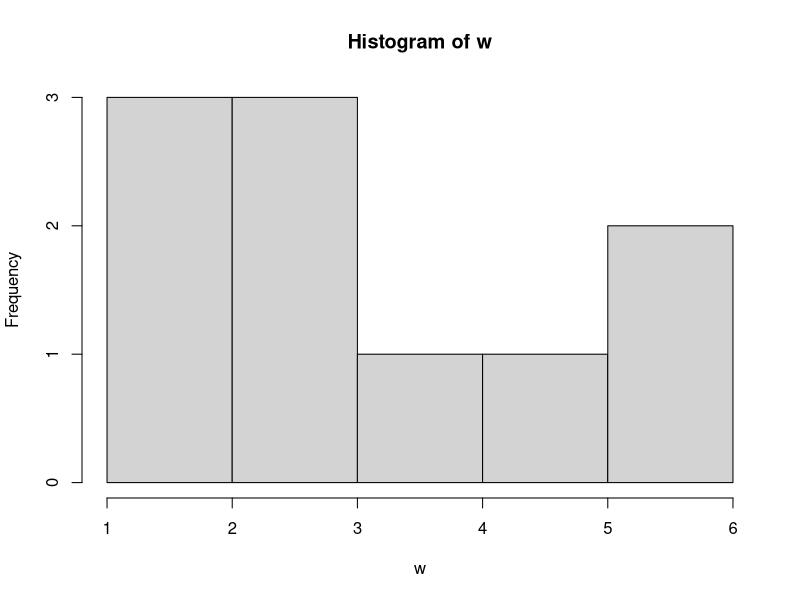

The R source for this figure:
## ---- chunk 1
knitr::opts_chunk$set(message=FALSE,warning=FALSE, cache=TRUE)
## ---- chunk 2
help(sum)
## ---- chunk 3
?sum
## ---- chunk 4
A<-"H"
is(A, "character")
## ---- chunk 5
A<-"hello"
dir(A)
## ---- chunk 6
save

## ---- chunk 7
A<-c(1,2,3)
B<-c(5,6,7)
data(A,B)
## ---- chunk 8
A<-1
B<-2
print(sum(A,B))

## ---- chunk 9
V<-c(1,2,3)
V
## ---- chunk 10
T<-(2:8)
T
## ---- chunk 11
Y<-c(2:10)
seq(Y)
## ---- chunk 12
U<-c(2,3,4,5)
rep(U[2])
## ---- chunk 13
d<-c(2,7,10,1,3)
which.max(d)
## ---- chunk 14
w<-c(2,10,11,15,1,20)
which.min(w)
## ---- chunk 15
q<-c(2,2,3,1,4,5,5,5,6)
table(q)
## ---- chunk 16
s<-c(3,5,7,9,10)
sample(s,3)
## ---- chunk 17
ABC<-c(1,4,17,3)

max(ABC)

## ---- chunk 18
Y<-c(4,17,36,1)

min(Y)
## ---- chunk 19
X<-c(3,6,9,10,13,15)

range(X)
## ---- chunk 20
J<-13
K<-15

sum(J,K)
## ---- chunk 21
I<-c(1,2,3,4,5)

mean(I)
## ---- chunk 22
U<-c(7,3,8,1,10,4)

median(U)
## ---- chunk 23
l<-c(4,2,6,11,13)

var(l)
## ---- chunk 24
sd(l)
## ---- chunk 25
D<-c(2,5,7,9,12)

cor(l,D)
## ---- chunk 26
T<-12.6

round(T)
## ---- chunk 27
Q<--13

abs(Q)
## ---- chunk 28

## ---- chunk 29
Vec<-"AngelinaVasquez"
strsplit(Vec,split="")
## ---- chunk 30
e<-"T"
tolower(e)
## ---- chunk 31
u<-"w"
toupper(u)
## ---- chunk 32
w<-c(1,2,4,3,3,3,5,6,6,1)
hist(w)
## ---- chunk 33
y<-c(2,2,5,7,8,9)
rnorm(y)
## ---- chunk 34
runif(2:17)
